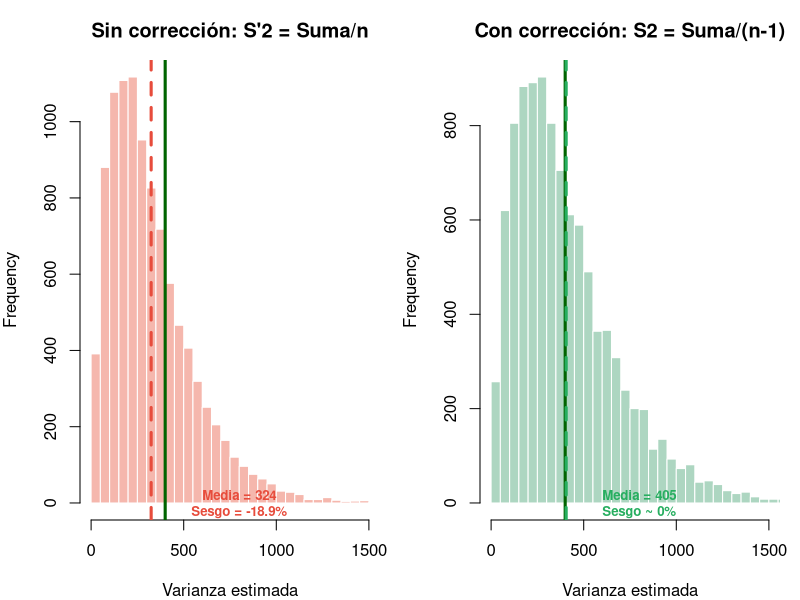
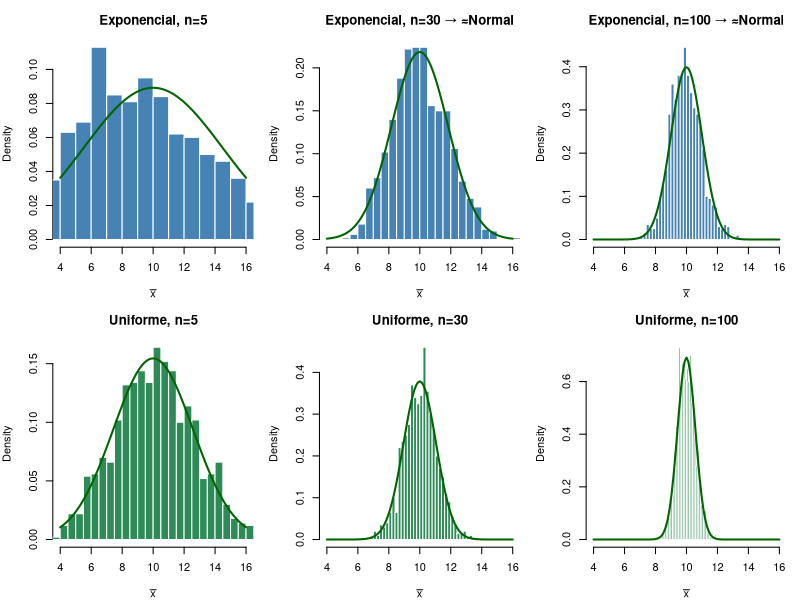
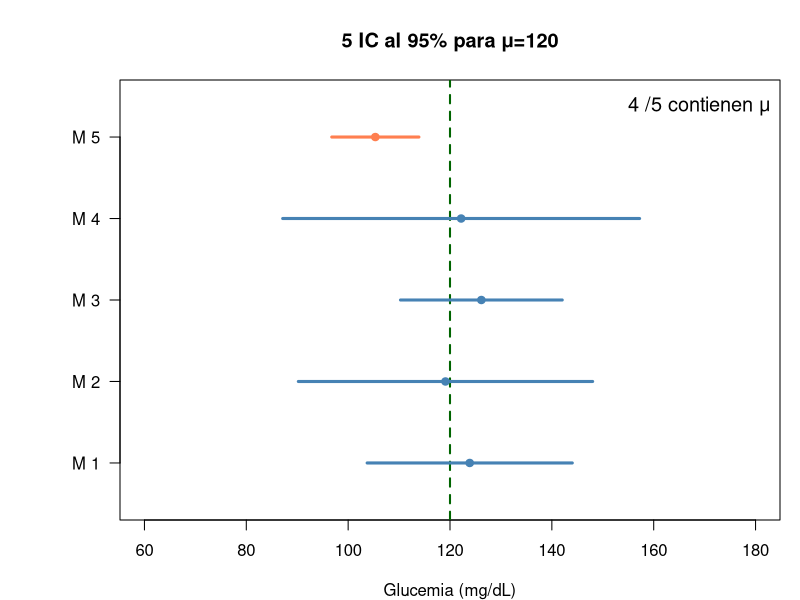
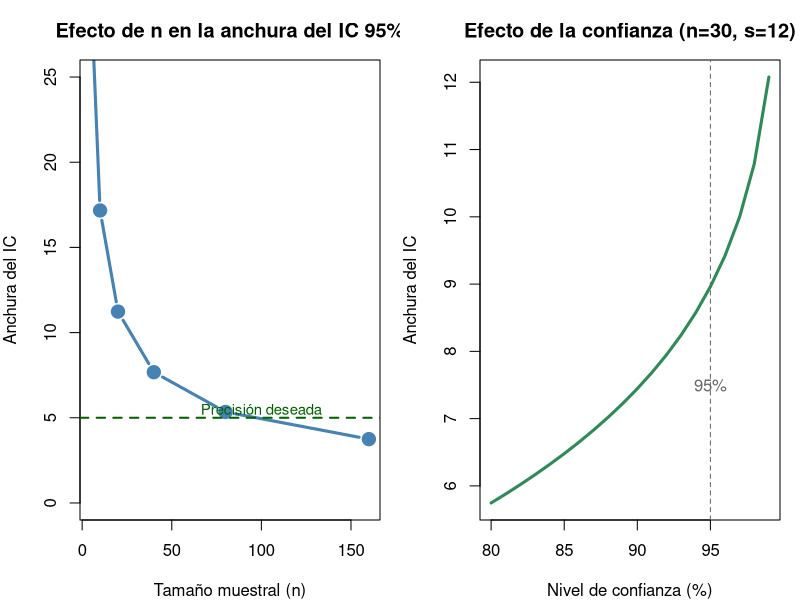
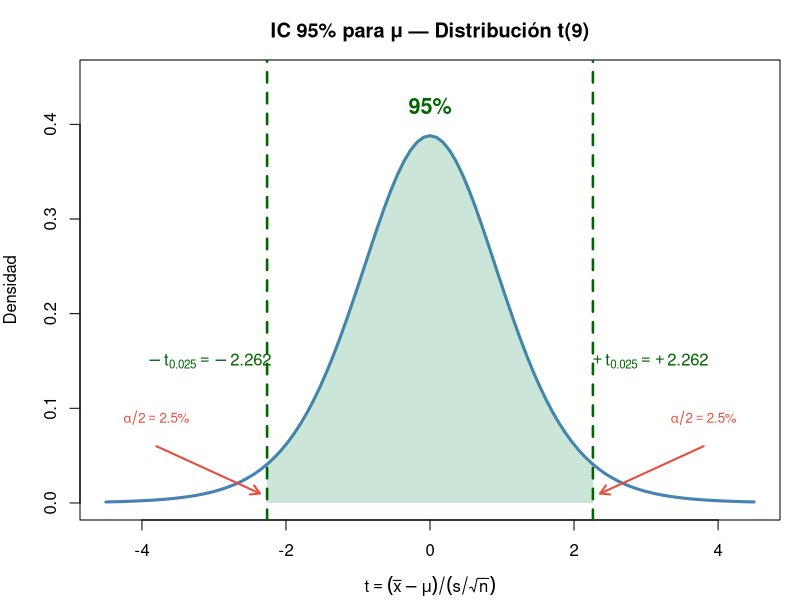
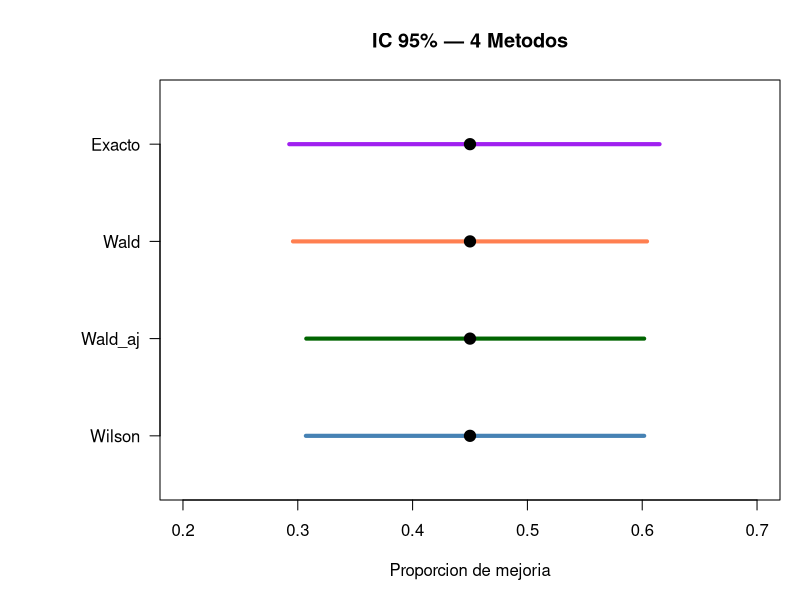
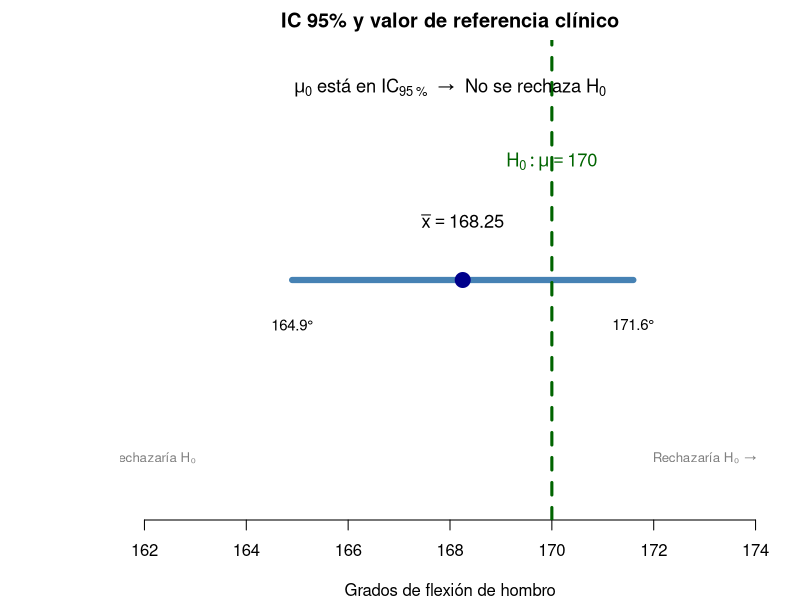

Write the R code that produced these figures, in order.
## ---- chunk 1
#| fig-height: 5
set.seed(42)
n <- 5; sigma2 <- 400; Nsim <- 10000
S2_prime <- replicate(Nsim, {x <- rnorm(n, 150, sqrt(sigma2)); sum((x-mean(x))^2)/n})
S2_correct <- S2_prime * n/(n-1)  # S² = S'² × n/(n-1)

par(mfrow=c(1,2), mar=c(4,4,3,1))
hist(S2_prime, col=rgb(0.9,0.3,0.2,0.4), border="white", breaks=40,
     main="Sin corrección: S'2 = Suma/n",
     xlab="Varianza estimada", xlim=c(0,1500))
abline(v=sigma2, col="darkgreen", lwd=3); abline(v=mean(S2_prime), col="#e74c3c", lwd=3, lty=2)
text(800, 0.003, paste0("Media = ",round(mean(S2_prime),0),"\nSesgo = -",round(100*(1-mean(S2_prime)/sigma2),1),"%"),
     col="#e74c3c", font=2, cex=0.8)

hist(S2_correct, col=rgb(0.2,0.6,0.4,0.4), border="white", breaks=40,
     main="Con corrección: S2 = Suma/(n-1)",
     xlab="Varianza estimada", xlim=c(0,1500))
abline(v=sigma2, col="darkgreen", lwd=3); abline(v=mean(S2_correct), col="#27ae60", lwd=3, lty=2)
text(800, 0.003, paste0("Media = ",round(mean(S2_correct),0),"\nSesgo ~ 0%"),
     col="#27ae60", font=2, cex=0.8)
par(mfrow=c(1,1))
## ---- chunk 2
#| fig-height: 5.2
par(mfrow=c(2,3), mar=c(4,4,3,1)); set.seed(123)
for(n in c(5, 30, 100)){
  medias <- replicate(1000, mean(rexp(n, rate=1/10)))
  hist(medias, col="steelblue", border="white", breaks=30, freq=FALSE,
       main=paste0("Exponencial, n=", n, if(n>=30){" → ≈Normal"}else{""}),
       xlab=expression(bar(x)), xlim=c(4,16))
  curve(dnorm(x, 10, 10/sqrt(n)), add=T, col="darkgreen", lwd=2)
}
for(n in c(5, 30, 100)){
  medias <- replicate(1000, mean(runif(n, 0, 20)))
  hist(medias, col="seagreen", border="white", breaks=30, freq=FALSE,
       main=paste0("Uniforme, n=", n), xlab=expression(bar(x)), xlim=c(4,16))
  curve(dnorm(x, 10, sqrt((20^2/12)/n)), add=T, col="darkgreen", lwd=2)
}
par(mfrow=c(1,1))
## ---- chunk 3
#| fig-height: 5
set.seed(123); mu<-120; sigma<-20; n<-5; t_crit<-qt(0.975,n-1)
par(mar=c(4,6,4,1)); plot(NA, xlim=c(60,180), ylim=c(0.5,5.5), yaxt="n",
     xlab="Glucemia (mg/dL)", ylab="", main="5 IC al 95% para μ=120")
axis(2, at=1:5, labels=paste("M",1:5), las=2); abline(v=120, col="darkgreen", lwd=2, lty=2)
contiene<-0
for(i in 1:5){m<-rnorm(n,mu,sigma); ic<-mean(m)+c(-1,1)*t_crit*sd(m)/sqrt(n)
  col<-if(ic[1]<=120&ic[2]>=120){contiene<-contiene+1;"steelblue"}else{"coral"}
  lines(ic, c(i,i), col=col, lwd=3); points(mean(m), i, pch=19, col=col)}
legend("topright", paste(contiene,"/5 contienen μ"), bty="n", cex=1.2)
## ---- chunk 4
x<-c(162,176,169,165,171,169,172,168,167,175)
n<-length(x); xbar<-mean(x); s<-sd(x); t_crit<-qt(0.975,n-1)
d<-t_crit*s/sqrt(n)
cat("n =", n, "xbar =", round(xbar,2), "s =", round(s,2),
    "\nt(0.025, 9) =", round(t_crit,3),
    "\nIC 95%: (", round(xbar-d,2), ",", round(xbar+d,2), ") mg/dL",
    "\nPrecisión d =", round(d,2), "mg/dL")
## ---- chunk 5
#| fig-height: 5
par(mfrow=c(1,2), mar=c(4,4,3,1))
# Efecto de n (misma s, misma confianza)
s<-12; conf<-0.95
ns<-c(5,10,20,40,80,160)
widths<-sapply(ns,function(n){2*qt((1+conf)/2,n-1)*s/sqrt(n)})
plot(ns, widths, type="b", pch=19, col="steelblue", lwd=3, cex=1.5,
     main="Efecto de n en la anchura del IC 95%",
     xlab="Tamaño muestral (n)", ylab="Anchura del IC", ylim=c(0,25))
abline(h=5, lty=2, col="darkgreen", lwd=2)
text(100, 5.5, "Precisión deseada", col="darkgreen", cex=0.9)

# Efecto de la confianza (mismo n, misma s)
n<-30; confs<-seq(0.80,0.99,0.01)
widths2<-sapply(confs,function(c){2*qt((1+c)/2,n-1)*s/sqrt(n)})
plot(confs*100, widths2, type="l", lwd=3, col="seagreen",
     main="Efecto de la confianza (n=30, s=12)",
     xlab="Nivel de confianza (%)", ylab="Anchura del IC")
abline(v=95, lty=2, col="grey40")
text(95, 7.5, "95%", col="grey40")
par(mfrow=c(1,1))
## ---- chunk 6
#| fig-height: 5
x <- c(162,176,169,165,171,169,172,168,167,175)
n <- length(x); xbar <- mean(x); s <- sd(x)
t_crit <- qt(0.975, n-1)

curve(dt(x, n-1), -4.5, 4.5, lwd = 3, col = "steelblue",
      main = "IC 95% para μ — Distribución t(9)",
      xlab = expression(t == (bar(x)-mu)/(s/sqrt(n))), ylab = "Densidad",
      ylim = c(0, 0.45))
# Región central 95%
xc <- seq(-t_crit, t_crit, 0.01)
yc <- dt(xc, n-1)
polygon(c(xc, rev(xc)), c(yc, rep(0, length(yc))),
        col = rgb(0.2, 0.6, 0.4, 0.25), border = NA)
# Líneas críticas
abline(v = c(-t_crit, t_crit), col = "darkgreen", lwd = 2.5, lty = 2)
# Anotaciones
text(0, 0.42, "95%", col = "darkgreen", font = 2, cex = 1.3)
text(-t_crit - 0.8, 0.15, expression(-t[0.025] == -2.262), col = "darkgreen")
text(t_crit + 0.8, 0.15, expression(+t[0.025] == +2.262), col = "darkgreen")
arrows(-3.8, 0.06, -t_crit - 0.1, 0.01, col = "#e74c3c", lwd = 2, length = 0.1)
arrows(3.8, 0.06, t_crit + 0.1, 0.01, col = "#e74c3c", lwd = 2, length = 0.1)
text(-3.8, 0.09, expression(alpha/2 == 2.5*"%"), col = "#e74c3c", cex = 0.8)
text(3.8, 0.09, expression(alpha/2 == 2.5*"%"), col = "#e74c3c", cex = 0.8)
## ---- chunk 7
s_piloto <- 4.06; d_deseada <- 3; alpha <- 0.05
# Iteración
n0 <- ceiling((qnorm(1-alpha/2) * s_piloto / d_deseada)^2)
n1 <- ceiling((qt(1-alpha/2, n0-1) * s_piloto / d_deseada)^2)
n2 <- ceiling((qt(1-alpha/2, n1-1) * s_piloto / d_deseada)^2)
cat("n0 (z) =", n0, "→ n1 (t,", n0-1, "gl) =", n1, "→ n2 (t,", n1-1, "gl) =", n2)
## ---- chunk 8
x <- c(168,174,162,170,166,172,164,170)
n<-length(x); xbar<-mean(x); s<-sd(x); t_crit<-qt(0.975,n-1)
IC_lo<-xbar-t_crit*s/sqrt(n); IC_hi<-xbar+t_crit*s/sqrt(n)
cat("IC 95%: (", round(IC_lo,1), ",", round(IC_hi,1), ")°",
    "\nPrecision d =", round(t_crit*s/sqrt(n),2), "°")
## ---- chunk 9
x<-18; n<-40; z<-qnorm(0.975)
# Wilson
den<-n+z^2; cent<-(x+z^2/2)/den; marg<-z/den*sqrt(x*(n-x)/n+z^2/4)
cat("IC 95% Wilson: (", round(cent-marg,3), ",", round(cent+marg,3), ")",
    "\n→ Entre", round(100*(cent-marg),1), "% y", round(100*(cent+marg),1), "%",
    "\nPrecisión: ±", round(marg*100,1), "pp")
## ---- chunk 10
cat("IC 90%: z =", round(qnorm(0.95),3),
    "\nIC 95%: z =", round(qnorm(0.975),3),
    "\nIC 99%: z =", round(qnorm(0.995),3))
## ---- chunk 11
n<-ceiling((qnorm(0.975)/0.05)^2 * 0.45 * 0.55)
cat("n necesario =", n, "pacientes")
## ---- chunk 12
# IC exacto de Clopper-Pearson en R
x <- 18; n <- 40
ic_exacto <- binom.test(x, n, conf.level = 0.95)$conf.int
cat("IC 95% exacto (Clopper-Pearson): (", round(ic_exacto[1], 3), ",", round(ic_exacto[2], 3), ")")

# Comparación con Wilson
z <- qnorm(0.975); den <- n + z^2
cent <- (x + z^2/2)/den; marg <- z/den * sqrt(x*(n-x)/n + z^2/4)
cat("\nIC 95% Wilson:                    (", round(cent - marg, 3), ",", round(cent + marg, 3), ")")
cat("\n\nClopper-Pearson es más ancho (conservador) pero garantiza cobertura ≥ 95%.")
## ---- chunk 13
#| fig-height: 4.5
x<-18; n<-40; alpha<-0.05; z<-qnorm(1-alpha/2); p_hat<-x/n
den<-n+z^2; w_cent<-(x+z^2/2)/den; w_marg<-z/den*sqrt(x*(n-x)/n+z^2/4)
wilson<-c(w_cent-w_marg, w_cent+w_marg)
p_tilde<-(x+2)/(n+4); wa_marg<-z*sqrt(p_tilde*(1-p_tilde)/(n+4))
wald_adj<-c(p_tilde-wa_marg, p_tilde+wa_marg)
wald<-c(p_hat-z*sqrt(p_hat*(1-p_hat)/n), p_hat+z*sqrt(p_hat*(1-p_hat)/n))
exacto<-binom.test(x,n,conf.level=0.95)$conf.int
ics<-rbind(Wilson=wilson, Wald_aj=wald_adj, Wald=wald, Exacto=exacto)
par(mar=c(5,8,4,1))
plot(NA, xlim=c(0.2,0.7), ylim=c(0.5,4.5), yaxt="n", ylab="",
     xlab="Proporcion de mejoria", main="IC 95% — 4 Metodos")
axis(2, at=1:4, labels=rownames(ics), las=2)
for(i in 1:4){lines(ics[i,], c(i,i), lwd=4, col=c("steelblue","darkgreen","coral","purple")[i])
  points(p_hat, i, pch=19, cex=1.5)}
## ---- chunk 14
xbar<-169.4; s<-4.30; n<-10; SE<-s/sqrt(n); tc<-qt(0.975,9)
for(mu0 in c(170, 175, 165)){
  t_stat<-(xbar-mu0)/SE; en_IC<-mu0>=xbar-tc*SE & mu0<=xbar+tc*SE
  cat("mu0 =", mu0, "| t =", round(t_stat,3), "| Rechaza:", abs(t_stat)>tc, "| En IC:", en_IC, "\n")
}
## ---- chunk 15
#| fig-height: 3.5
par(mar=c(4,6,2,1))
plot(NA, xlim=c(162, 174), ylim=c(0.5, 3.5), yaxt="n", ylab="", bty="n",
     xlab="Grados de flexión de hombro", main="IC 95% y valor de referencia clínico")
ic_lo <- 164.9; ic_hi <- 171.6; xbar <- 168.25; mu0 <- 170
lines(c(ic_lo, ic_hi), c(2,2), lwd=6, col="steelblue")
points(xbar, 2, pch=19, cex=2, col="darkblue")
text(xbar, 2.4, expression(bar(x) == 168.25), cex=1.1)
text(ic_lo, 1.7, "164.9°", cex=0.9); text(ic_hi, 1.7, "171.6°", cex=0.9)
abline(v=mu0, col="darkgreen", lwd=3, lty=2)
text(mu0, 2.8, expression(H[0]: mu == 170), col="darkgreen", cex=1.1)
text(168, 3.3, expression(mu[0] * " está en " * IC[95 ~ "%"] * "  →  No se rechaza " * H[0]), cex=1.1, font=2)
text(162, 0.8, "← Rechazaría H₀", col="grey50", cex=0.8)
text(173, 0.8, "Rechazaría H₀ →", col="grey50", cex=0.8)
